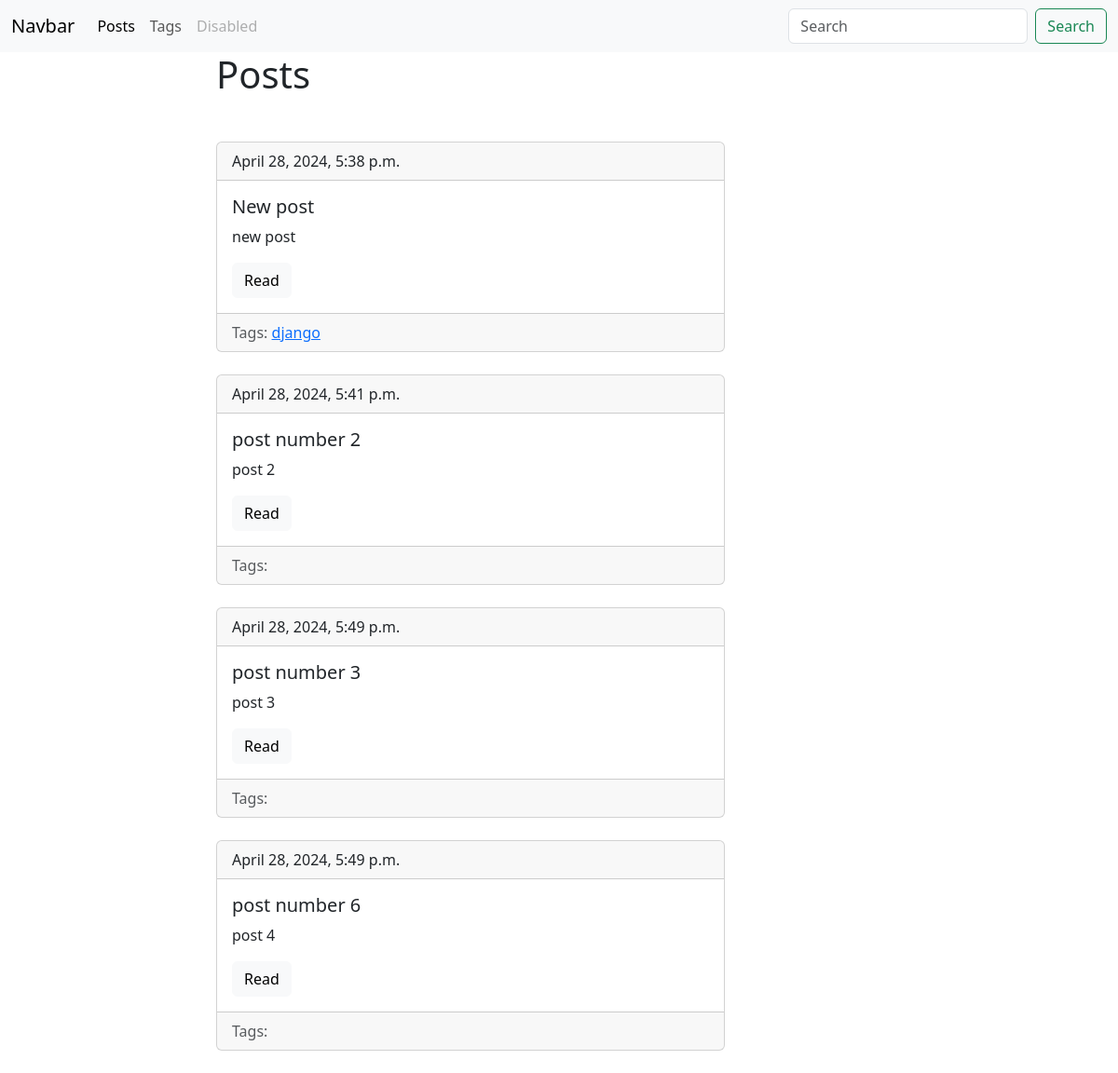
Screenshot of /blog/ with the database file from the repository.
### blog/models.py (models this page shows, shortened)
class Post(models.Model):
     title = models.CharField(max_length = 150, db_index = True)
     slug = models.SlugField(max_length = 150, unique = True)
     bodu = models.TextField(blank = True, db_index = True)
     date_pub = models.DateTimeField(auto_now_add = True)
     tags = models.ManyToManyField('Tag', blank=True, related_name='posts')
     def get_absolute_url(self):
         return reverse("post_detail_url", kwargs={'slug':self.slug})

class Tag(models.Model):
     title = models.CharField(max_length=50)
     slug = models.SlugField(max_length=50, unique = True)
     def get_absolute_url(self):
          return reverse("tag_detail_url", kwargs = {'slug':self.slug})

### blog/views.py (the view)
# urls.py: path('', posts_list, name = 'posts_list_url'),
def posts_list(request):
    posts = Post.objects.all
    n = ['Oleg' , 'Masha' , 'Kit' ]
    return render(request, 'blog/index.html',context ={'posts' : posts})

### blog/templates/blog/index.html
{%extends 'blog/base_blog.html'%} {% block title %} Post list {% endblock %}
{%block content %}
<h1 class="mb-5">Posts</h1>
{% for post in posts %}
{% include 'blog/includes/post_cardTempletes.html'%}
{% endfor %} {% endblock %}

### blog/templates/blog/includes/post_cardTempletes.html
<div class="card">
    <div class="card-header">{{post.date_pub}}</div>
    <div class="card-body">
      <h5 class="card-title">{{post.title}}</h5>
      <p class="card-text">{{post.bodu}}</p>
      <a href="{{post.get_absolute_url}}" class="btn btn-light">Read</a>
    </div>
    <div class="card-footer text-body-secondary">
       Tags:
       {%for tag in post.tags.all%}
        <a href = "{{tag.get_absolute_url}}">{{tag.title}}</a>
       {%endfor%}
      </div>
  </div>
  <br />

### rows the page displays
Post: date_pub "April 28, 2024, 5:38 p.m.", title "New post", bodu "new post"
Tag: title "django"
Post: date_pub "April 28, 2024, 5:41 p.m.", title "post number 2", bodu "post 2"
Post: date_pub "April 28, 2024, 5:49 p.m.", title "post number 3", bodu "post 3"
Post: date_pub "April 28, 2024, 5:49 p.m.", title "post number 6", bodu "post 4"
